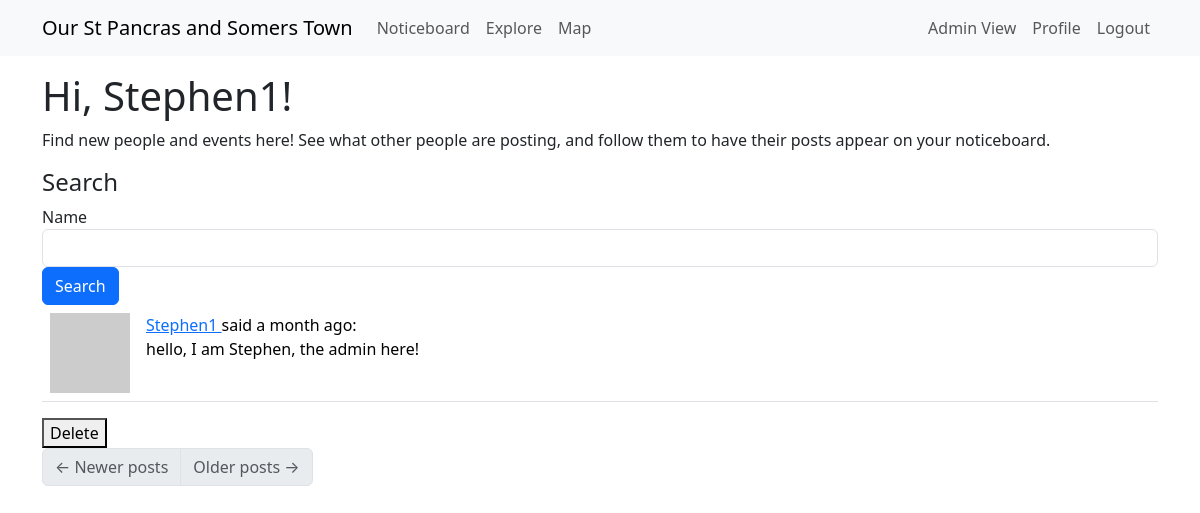
Page /explore (signed in) on the earlier database version.
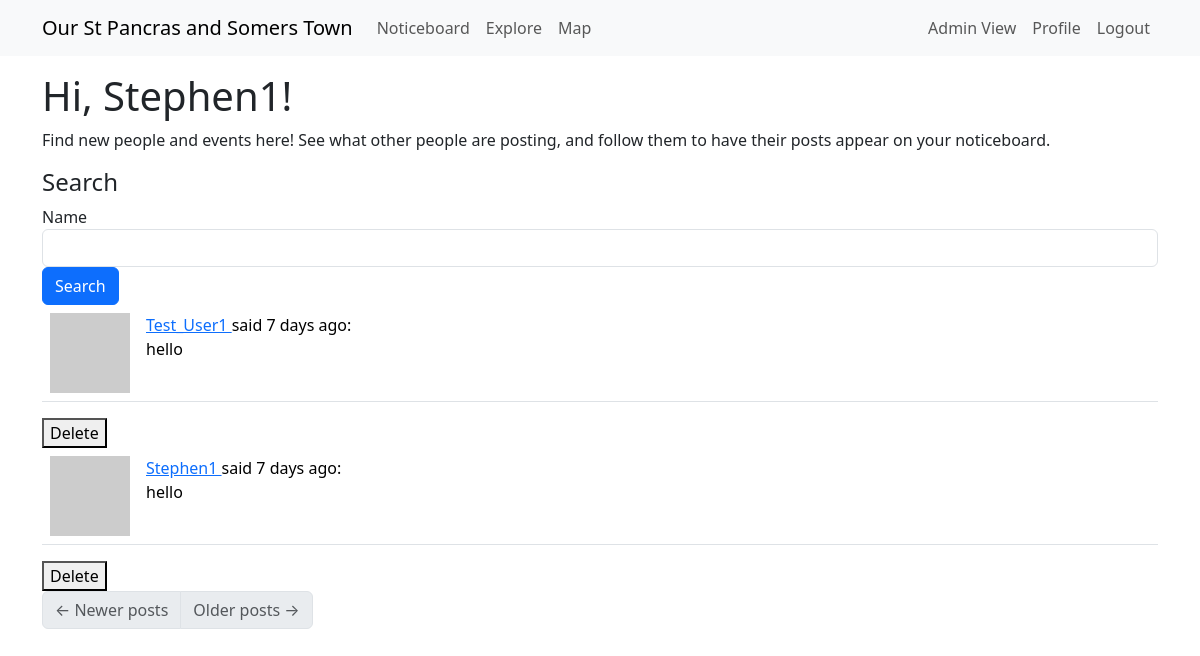
Same page on the later database version.
### app/models.py (models this page shows, shortened)
class User(UserMixin, db.Model):
    __tablename__ = "User"
    __searchable__ = ['username', 'email',]
    id: so.Mapped[int] = so.mapped_column(primary_key=True) # so.Mapped gives a python data type to the attr, so.mapped_column creates the actual column
    access_level: so.Mapped[int] = so.mapped_column(
        default=0,  # Default to 0 (logged-in User)
        nullable=False
    )
    username: so.Mapped[str] = so.mapped_column(sa.String(64), index=True,
                                                unique=True)
    email: so.Mapped[str] = so.mapped_column(sa.String(120), index=True,
                                             unique=True)
    password_hash: so.Mapped[Optional[str]] = so.mapped_column(sa.String(256)) #attr can be defined as Optional
    about_me: so.Mapped[Optional[str]] = so.mapped_column(sa.String(140))
    last_seen: so.Mapped[Optional[datetime]] = so.mapped_column(
        default=lambda: datetime.now(timezone.utc))
    posts: so.WriteOnlyMapped['Post'] = so.relationship(
        back_populates='author',
        passive_deletes=True) #back_populates links Posts.author to User.posts
    following: so.WriteOnlyMapped['User'] = so.relationship(
        secondary=followers, primaryjoin=(followers.c.follower_id == id), # establish link between User and Follower tables, where the id matches (all the Users this current User follows)
        secondaryjoin=(followers.c.followed_id == id), #links followers back to Users. identifies all Users who are followed by the current User
        back_populates='followers',
        passive_deletes=True) #links User.following to Follower.followers (who the User is following)
    followers: so.WriteOnlyMapped['User'] = so.relationship(
        secondary=followers, primaryjoin=(followers.c.followed_id == id),
        secondaryjoin=(followers.c.follower_id == id),
        back_populates='following',
        passive_deletes=True) #same but for who the User is being followed by
    Markers: so.Mapped["Marker"] = so.relationship(
        "Marker",
        back_populates="creator",  # Links to the `Marker.creator` relationship
    )
    def avatar(self, size):
        digest = md5(self.email.lower().encode('utf-8')).hexdigest()
        return f'https://www.gravatar.com/avatar/{digest}?d=identicon&s={size}' #provides an automatic avatar

class Post(db.Model):
    __searchable__ = ['body']  # Fields to index
    id: so.Mapped[int] = so.mapped_column(primary_key=True)
    body: so.Mapped[str] = so.mapped_column(sa.String(140))
    timestamp: so.Mapped[datetime] = so.mapped_column(index=True, default=lambda: datetime.now(timezone.utc))
    user_id: so.Mapped[int] = so.mapped_column(sa.ForeignKey(User.id, ondelete='CASCADE'),index=True)
    author: so.Mapped[User] = so.relationship(back_populates='posts', passive_deletes=True)

### app/routes.py (the view)
@app.route('/explore', methods=["GET", "POST"]) # webpage for finding new organisers to follow
@login_required
def explore():
    user_asks = request.args.get('query', '').strip() #look for submitted search query to filter database by
    page = request.args.get('page', 1, type=int) # just moved inside edit zone, get the page we are at
    if user_asks: # if there is a query
        search_results = search_posts_and_users(user_asks) # filter the search for the query
        total = len(search_results)
        posts = search_results[(page - 1) * app.config['POSTS_PER_PAGE']: page * app.config['POSTS_PER_PAGE']]
        next_url = url_for('explore', page=page + 1) if page * app.config['POSTS_PER_PAGE'] < total else None
        prev_url = url_for('explore', page=page - 1) if page > 1 else None
        return render_template('noticeboard.html', title='Explore', posts=posts, next_url=next_url, prev_url=prev_url, user_id = current_user.id)
    else:
        all_posts = sa.select(Post).order_by(Post.timestamp.desc()) # get all posts in descending order of time
        posts = db.paginate(all_posts, page=page,
                        per_page=app.config['POSTS_PER_PAGE'], error_out=False) # paginate posts, with descending order of time
        next_url = url_for('explore', page=posts.next_num) \
            if posts.has_next else None
        prev_url = url_for('explore', page=posts.prev_num) \
            if posts.has_prev else None
        return render_template('noticeboard.html', title='Explore',
                           posts=posts.items, next_url=next_url,
                           prev_url=prev_url, user_id = current_user.id)

### app/models.py (called while the page is built)
@login.user_loader
def load_User(id):
    return db.session.get(User, int(id))

### app/routes.py (called while the page is built)
@app.before_request
def before_request(): # if user is logged in, record the time they log in, update database
    if current_user.is_authenticated:
        current_user.last_seen = datetime.now(timezone.utc)
        db.session.commit()

### app/templates/noticeboard.html (shortened to what this page needs)
{% extends "base.html" %}
{% import "bootstrap_wtf.html" as wtf %}
{% block content %}
    {% if title == "Explore" %}
        <h1>Hi, {{ current_user.username }}!</h1>
        <p>Find new people and events here! See what other people are posting, and follow them to have their posts appear on your noticeboard.</p>
        <h4>Search</h4>
        <form class="form-inline" method="GET" action="{{ url_for('explore') }}">
            <div class="form-group">
                <label for="query">Name</label>
                <input type="text" class="form-control" name="query" id="query">
            </div>
            <button type="submit" class="btn btn-primary">Search</button>
        </form>
    {% elif title == "Noticeboard" %}
        <p> Here are the posts from people you're following:</p>
    {% endif %}
    {% for post in posts %}
        {% if post.author != None %}
            {% include '_post.html' %}
            {% if current_user.id == post.author.id or current_user.access_level == 1 %}
            <form action="{{ url_for('delete_post', post_id=post.id) }}" method="POST" style="display:inline;">
                <button type="submit" onclick="return confirm('Are you sure you want to delete this post?')">Delete</button>
            </form>
            {% endif %}
        {% endif %}
    {% endfor %}
    <nav aria-label="Post navigation">
        <ul class="pagination">
            <li class="page-item{% if not prev_url %} disabled{% endif %}">
                <a class="page-link" href="{{ prev_url }}">
                    <span aria-hidden="true">&larr;</span> Newer posts
                </a>
            </li>
            <li class="page-item{% if not next_url %} disabled{% endif %}">
                <a class="page-link" href="{{ next_url }}">
                    Older posts <span aria-hidden="true">&rarr;</span>
                </a>
            </li>
        </ul>
    </nav>
{% endblock %}

### app/templates/base.html (shortened to what this page needs)
<!doctype html>
<html lang="en">
  <head>
    <link rel="stylesheet" href="https://unpkg.com/leaflet@1.9.4/dist/leaflet.css"
/>
    <link
        href="https://cdn.jsdelivr.net/npm/bootstrap@5.3.2/dist/css/bootstrap.min.css"
        rel="stylesheet"
>
    <link rel="stylesheet" href="https://unpkg.com/leaflet.markercluster@1.4.1/dist/MarkerCluster.css" />
    <link rel="stylesheet" href="https://unpkg.com/leaflet.markercluster@1.4.1/dist/MarkerCluster.Default.css" />
  </head>
  <body>
    <nav class="navbar navbar-expand-lg bg-body-tertiary">
      <div class="container">
        <a class="navbar-brand" href="{{ url_for('noticeboard') }}">Our St Pancras and Somers Town</a>
        <div class="collapse navbar-collapse" id="navbarSupportedContent">
          <ul class="navbar-nav me-auto mb-2 mb-lg-0">
            <li class="nav-item">
              <a class="nav-link" aria-current="page" href="{{ url_for('noticeboard') }}">Noticeboard</a>
            </li>
            <li class="nav-item">
              <a class="nav-link" aria-current="page" href="{{ url_for('explore') }}">Explore</a>
            </li>
            <li class="nav-item">
              <a class="nav-link" aria-current="page" href="{{ url_for('map') }}">Map</a>
            </li>
          </ul>
          <ul class="navbar-nav mb-2 mb-lg-0">
            {% if current_user.is_anonymous %}
            <li class="nav-item">
              <a class="nav-link" aria-current="page" href="{{ url_for('login') }}">Login</a>
            </li>
            {% else %}
            {% if current_user.access_level==1 %}
            <li class="nav-item">
              <a class="nav-link" aria-disabled="false" href="{{ url_for('admin_view') }}">Admin View</a>
            </li>
            {% else %}
            <li class="nav-item">
              <a class="nav-link disabled" aria-disabled="true">Admin View</a>
            </li>
            {% endif %}
            <li class="nav-item">
              <a class="nav-link" aria-current="page" href="{{ url_for('user', username=current_user.username) }}">Profile</a>
            </li>
            <li class="nav-item">
              <a class="nav-link" aria-current="page" href="{{ url_for('logout') }}">Logout</a>
            </li>
            {% endif %}
          </ul>
        </div>
      </div>
    </nav>
    <div class="container mt-3">
      {% block content %}{% endblock %}
    </div>
  </body>
</html>

### app/templates/_post.html
<table class="table table-hover">
    <tr>
        <td width="70px">
            <a href="{{ url_for('user', username=post.author.username) }}">
                <img src="{{ post.author.avatar(70) }}" />
            </a>
        </td>
        <td>
            <a href="{{ url_for('user', username=post.author.username) }}">
                {{ post.author.username }}
            </a>
            said {{ moment(post.timestamp).fromNow() }}:
            <br>
            {{ post.body }}
        </td>
    </tr>
</table>

Differences in the rows shown:
added Post: author.username "Test_User1", timestamp "7 days ago", body "hello"
changed Post "Stephen1": timestamp "a month ago" → "7 days ago"; body "hello, I am Stephen, the admin here!" → "hello"
